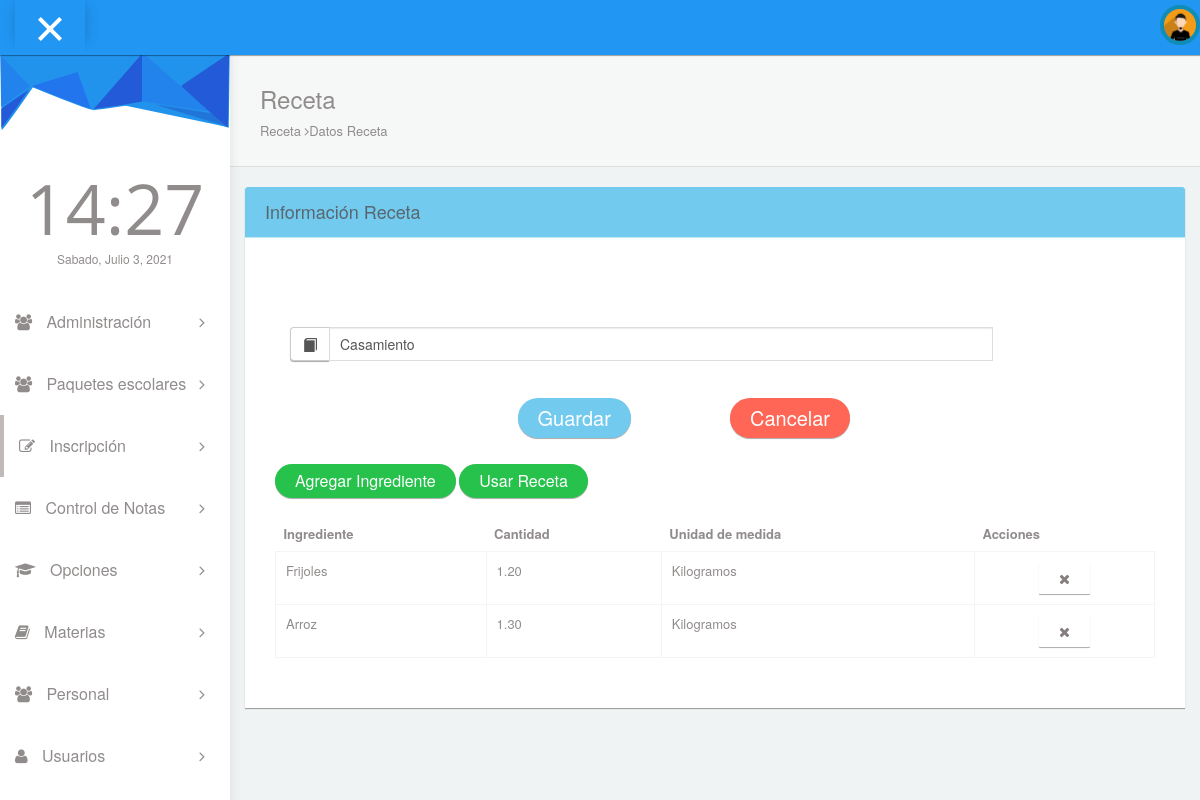
The app's page /pages/editreceta.php?id=1 with its own data.
### tables this page shows
CREATE TABLE `recetas` (
  `id` bigint(20) unsigned NOT NULL AUTO_INCREMENT,
  `nombre` varchar(255) DEFAULT NULL,
  `estado` int(11) DEFAULT '1',
  PRIMARY KEY (`id`)
);

CREATE TABLE `ingredientes` (
  `id` bigint(20) unsigned NOT NULL AUTO_INCREMENT,
  `alimento_id` bigint(20) unsigned DEFAULT NULL,
  `receta_id` bigint(20) unsigned DEFAULT NULL,
  `cantidad` double(10,2) DEFAULT NULL,
  PRIMARY KEY (`id`)
);

CREATE TABLE `alimentos` (
  `id` bigint(20) unsigned NOT NULL AUTO_INCREMENT,
  `nombre` varchar(255) DEFAULT NULL,
  `unidadmedida_id` bigint(20) unsigned DEFAULT NULL,
  `fecha_recibido` date DEFAULT NULL,
  `estado` int(11) DEFAULT '1',
  `bodega_id` bigint(20) unsigned DEFAULT NULL,
  PRIMARY KEY (`id`)
);

CREATE TABLE `unidad_medidas` (
  `id` bigint(20) unsigned NOT NULL AUTO_INCREMENT,
  `nombre_unidad` varchar(255) NOT NULL,
  `estado` int(11) DEFAULT '1',
  PRIMARY KEY (`id`)
);

### pages/editreceta.php (the view, shortened to what this page needs)
<?php
$id = $_REQUEST["id"];
include "../config/conexion.php";
$result = $conexion->query("select r.id, r.nombre from recetas as r WHERE r.estado = 1 and r.id=".$id);
if ($result) {
    while ($fila = $result->fetch_object()) {
        $nombreR   = $fila->nombre;
    }
}
?>
<!DOCTYPE html>
<html lang="en">
<head>
  <link rel="stylesheet" type="text/css" href="../asset/css/bootstrap.min.css">
  <link rel="stylesheet" type="text/css" href="../asset/css/plugins/font-awesome.min.css"/>
  <link rel="stylesheet" type="text/css" href="../asset/css/plugins/animate.min.css"/>
  <link rel="stylesheet" type="text/css" href="../asset/css/plugins/nouislider.min.css"/>
  <link rel="stylesheet" type="text/css" href="../asset/css/plugins/select2.min.css"/>
  <link rel="stylesheet" type="text/css" href="../asset/css/plugins/ionrangeslider/ion.rangeSlider.css"/>
  <link rel="stylesheet" type="text/css" href="../asset/css/plugins/ionrangeslider/ion.rangeSlider.skinFlat.css"/>
  <link rel="stylesheet" type="text/css" href="../asset/css/plugins/bootstrap-material-datetimepicker.css"/>
  <link rel="stylesheet" type="text/css" href="../asset/css/sweetalert2.css"/>
  <link href="https://cdnjs.cloudflare.com/ajax/libs/select2/4.0.6-rc.0/css/select2.min.css" rel="stylesheet" />
  <link href="../asset/css/style.css" rel="stylesheet">
</head>
<body id="mimin" class="dashboard">
  <?php include "header.php"; ?>
  <div class="container-fluid mimin-wrapper">
    <?php include "menu.php";?>
    <div id="content">
      <div class="panel box-shadow-none content-header">
        <div class="panel-body">
          <div class="col-md-12" >
            <h3 class="animated fadeInLeft">Receta</h3>
            <p class="animated fadeInDown">
              Receta <span class="fa-angle-right fa"></span>Datos Receta
            </p>
          </div>
        </div>
      </div>
      <div class="form-element">
        <form id="e_receta" name="e_receta" action="" method="post">
          <div class="col-md-12">
            <div class="col-md-12 panel panel-info">
              <div class="col-md-12 panel-heading">
                <h4>Informaci&oacute;n Receta</h4>
              </div>
              <div class="col-md-12 panel-body" style="padding-bottom:30px;">
                <div class="col-md-12">
                  <form class="cmxform" id="formcliente" method="post" action="">
                    <div class="col-md-10 text-center">
                      <br><br><br><br>
                      <div class="input-group">
                        <span class="input-group-addon"><i class="glyphicon glyphicon-book"></i></span>
                        <input id="nombrer" type="text" class="form-control" name="nombrer"  placeholder="Nombre" onkeypress="return sololetras(event)" value="<?php echo $nombreR; ?>">
                      </div>
                      <br><br>
                    </div>
                    <div class="col-md-12">
                      <div class="col-md-3">
                      </div>
                      <div class="col-md-3">
                        <input type="button" name="next" class="next action-button btn btn-info btn-sm btn-round" style="font-size:20px;" value="Guardar" onclick="verificar();"/>
                      </div>
                      <div class="col-md-3">
                        <input type="button" name="next" class="next action-button btn btn-danger btn-sm btn-round" style="font-size:20px;" value="Cancelar" onclick="cancel();" />
                      </div>
                    </div>
                  </form>
                </div>
                <div class="col-md-12" style="margin-top:2em;">
                  <a href="nIngredientes.php?idreceta=<?php echo $id;?>" class="float-right next action-button btn btn-success btn-sm btn-round" style="font-size:16px;">Agregar Ingrediente</a>
                  <a onclick="usarReceta(<?php echo $id; ?>)" href="javascript:void(0);" class="float-left next action-button btn btn-success btn-sm btn-round" style="font-size: 16px;">Usar Receta</a>
                  <br><br>
                  <table class="table">
                    <thead>
                      <tr>
                        <th>Ingrediente</th>
                        <th>Cantidad</th>
                        <th>Unidad de medida</th>
                        <th>Acciones</th>
                      </tr>
                    </thead>
                    <tbody>
                      <?php
                      include "../config/conexion.php";
                      if(!isset($_GET['ide'])){
                        $result = $conexion->query("select u.nombre_unidad, i.cantidad, a.nombre, i.id FROM ingredientes as i inner join alimentos as a on a.id = i.alimento_id INNER JOIN unidad_medidas as u on u.id = a.unidadmedida_id where i.receta_id=".$id);
                      }
                      if ($result) {
                          while ($fila = $result->fetch_object()) {
                            echo "<tr>";
                             echo "<td>" . $fila->nombre . "</td>";
                             echo "<td>" . $fila->cantidad . "</td>";
                             echo "<td>" . $fila->nombre_unidad . "</td>";
                             echo "<td style='text-align:center;'><button align='center' title='Activar' type='button' class='btn btn-default' onclick=eliminar(" . $fila->id . ");><i class='fa fa-remove'></i>
                                </button></td>";
                            echo "</tr>";
                          }
                       }
                      ?>
                    </tbody>
                  </table>
                </div>
              </div>
            </div>
          </div>
        </form>
      </div>
    </div>
  </div>
</body>
</html>

### records on screen
recetas: nombrer "Casamiento"
ingredientes: alimento.nombre "Frijoles", cantidad "1.20", unidad_medidas.nombre_unidad "Kilogramos"
ingredientes: alimento.nombre "Arroz", cantidad "1.30", unidad_medidas.nombre_unidad "Kilogramos"
